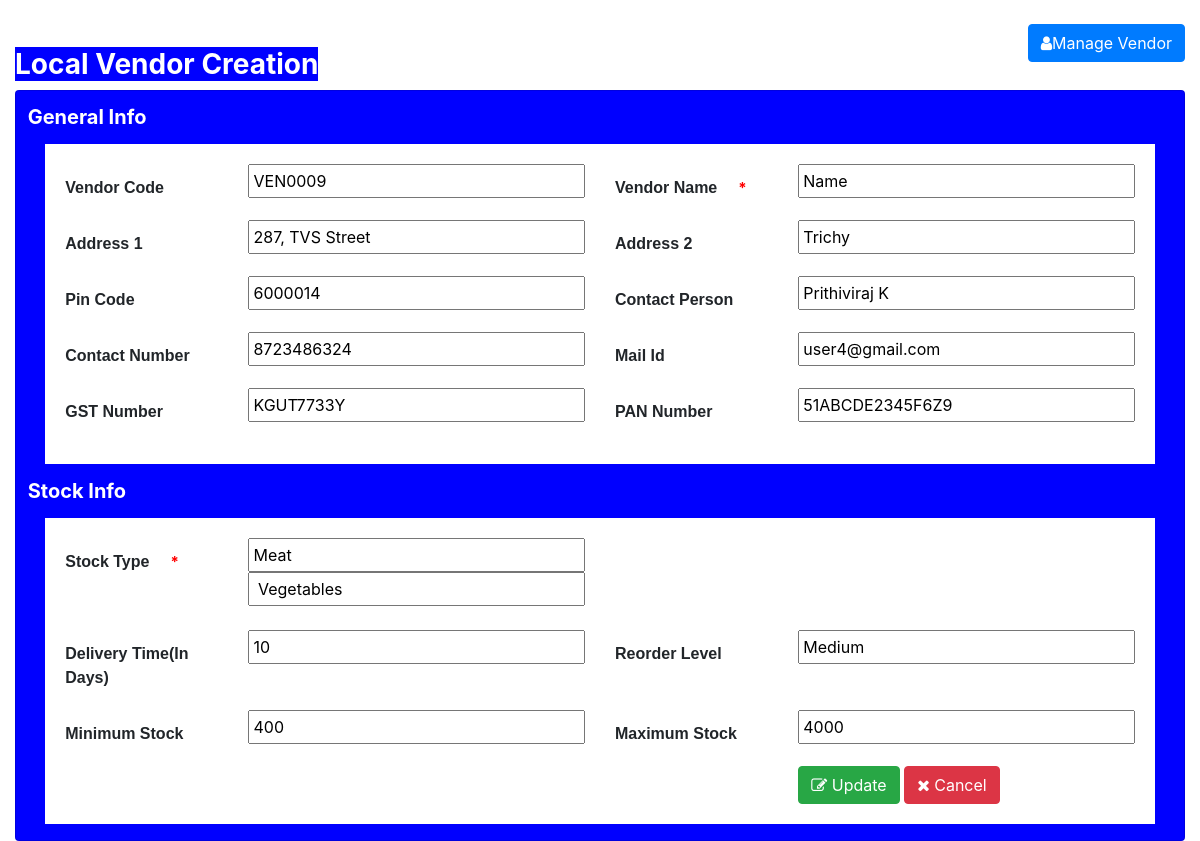
The app's page /php/updatevendor.php?vendorid=14 with its own data.
### tables this page shows
CREATE TABLE `vendordetails` (
  `vendorid` int(5) NOT NULL,
  `vendorcode` varchar(30) NOT NULL,
  `vendorname` varchar(30) NOT NULL,
  `address1` varchar(30) NOT NULL,
  `address2` varchar(30) NOT NULL,
  `pincode` int(10) NOT NULL,
  `contactperson` varchar(30) NOT NULL,
  `contact` varchar(30) NOT NULL,
  `mailid` varchar(50) NOT NULL,
  `gstnumber` varchar(30) NOT NULL,
  `pannumber` varchar(30) NOT NULL,
  `stocktype` varchar(100) NOT NULL,
  `deliverytime` varchar(30) NOT NULL,
  `reorderlevel` varchar(30) NOT NULL,
  `minimumstock` varchar(30) NOT NULL,
  `maximumstock` varchar(30) NOT NULL
);

### php/updatevendor.php (the view, shortened to what this page needs)
<?php
$mysqli = mysqli_connect("localhost", "root", "", "vendor") or die("Error in database connection".mysqli_error($mysqli));
if(isset($_GET["vendorid"]))
{
	$vendorid=$_GET["vendorid"];
$query="SELECT * FROM vendordetails WHERE vendorid='".$vendorid."' ";
$result=$mysqli->query($query);
if($result->num_rows>0){
	while($row=$result->fetch_assoc()){
		$vendorcode=$row["vendorcode"];
		$vendorname=$row["vendorname"];
		$address1=$row["address1"];
		$address2=$row["address2"];
		$pincode=$row["pincode"];
		$contactperson=$row["contactperson"];
		$contact=$row["contact"];
		$mailid=$row["mailid"];
		$gstnumber=$row["gstnumber"];
		$pannumber=$row["pannumber"];
		$stocktype=$row["stocktype"];
		$stocktypearray=explode(",", $stocktype);
		$deliverytime=$row["deliverytime"];
		$reorderlevel=$row["reorderlevel"];
		$minimumstock=$row["minimumstock"];
		$maximumstock=$row["maximumstock"];
	}
}
}
?>
<head>
<link rel="stylesheet" type="text/css" href="../css/bootstrap.css">
<link rel="stylesheet" type="text/css" href="../css/customstyle.css">
<link rel="stylesheet" href="https://use.fontawesome.com/releases/v5.6.3/css/all.css">
<link rel="stylesheet" href="https://cdnjs.cloudflare.com/ajax/libs/font-awesome/4.7.0/css/font-awesome.min.css">
</head>
<div class="container-fluid"><br>
<a href="managevendor.php"><button class="btn btn-primary float-right"><i class="fa fa-user"></i>Manage Vendor</button></a><br>
<h3><span class="bluehead">Local Vendor Creation</span></h3>
	<div class="card">
		<h5 class="card-title">General Info</h5>
		<form name="vendorform" action="updatevendor.php" method="POST">
		<div class="card-body">
			<div class="row">
				<div class="col-md-2">
					<label>Vendor Code</label>
				</div>
				<div class="col-md-4">
					<input type="text" id="vendorcode" name="vendorcode" value="<?php if(isset($vendorcode)){ echo $vendorcode; }?>">
				</div>
				<div class="col-md-2">
					<label>Vendor Name</label><span class="alert">*</span>
				</div>
				<div class="col-md-4">
					<input type="text"  id="vendorname" name="vendorname" value="<?php if(isset($vendorname)){ echo $vendorname; }?>">
				</div>
		    </div>
		    <div class="row">
				<div class="col-md-2">
					<label>Address 1</label>
				</div>
				<div class="col-md-4">
					<input type="text"  id="address1" name="address1" value="<?php if(isset($address1)){ echo $address1; }?>">
				</div>
				<div class="col-md-2">
					<label>Address 2</label>
				</div>
				<div class="col-md-4">
					<input type="text"  id="address2" name="address2" value="<?php if(isset($address2)){ echo $address2; }?>">
				</div>
		    </div>
		    <div class="row">
				<div class="col-md-2">
					<label>Pin Code</label>
				</div>
				<div class="col-md-4">
					<input type="text"  id="pincode" name="pincode" value="<?php if(isset($pincode)){ echo $pincode; }?>">
				</div>
				<div class="col-md-2">
					<label>Contact Person</label>
				</div>
				<div class="col-md-4">
					<input type="text"  id="contactperson" name="contactperson" value="<?php if(isset($contactperson)){ echo $contactperson; }?>">
				</div>
		    </div>
            <div class="row">
				<div class="col-md-2">
					<label>Contact Number</label>
				</div>
				<div class="col-md-4">
					<input type="text"  id="contact" name="contact" value="<?php if(isset($contact)){ echo $contact; }?>">
				</div>
				<div class="col-md-2">
					<label>Mail Id</label>
				</div>
				<div class="col-md-4">
					<input type="text" id="mailid" name="mailid" value="<?php if(isset($mailid)){ echo $mailid; }?>">
				</div>
		    </div>
		     <div class="row">
				<div class="col-md-2">
					<label>GST Number</label>
				</div>
				<div class="col-md-4">
					<input type="text"  id="gstnumber" name="gstnumber" value="<?php if(isset($gstnumber)){ echo $gstnumber; }?>">
				</div>
				<div class="col-md-2">
					<label>PAN Number</label>
				</div>
				<div class="col-md-4">
					<input type="text" id="pannumber" name="pannumber" value="<?php if(isset($pannumber)){ echo $pannumber; }?>">
				</div>
		    </div>
        </div>
		<h5 class="card-title">Stock Info</h5>
		<div class="card-body">
			<div class="row">
				<div class="col-md-2">
					<label>Stock Type</label><span class="alert">*</span>
				</div>
				<div class="col-md-4" id="stockfield">
				<?php foreach ($stocktypearray as $stocktype) { ?>
					<input type="text"  id="stocktype" name="stocktype[]" value="<?php if(isset($stocktype)){ echo $stocktype; }?>
					">
				<?php } ?>
					<div id="stockadd"></div><br>
			</div>
				<div class="col-md-6">
				</div>
		    </div>
		    <div class="row">
				<div class="col-md-2">
					<label>Delivery Time(In Days)</label>
				</div>
				<div class="col-md-4">
					<input type="text" id="deliverytime" name="deliverytime" value="<?php if(isset($deliverytime)){ echo $deliverytime; }?>">
				</div>
				<div class="col-md-2">
					<label>Reorder Level</label>
				</div>
				<div class="col-md-4">
					<input type="text"  id="reorderlevel" name="reorderlevel" value="<?php if(isset($reorderlevel)){ echo $reorderlevel; }?>">
				</div>
		    </div>
		    <div class="row">
		    	<div class="col-md-2">
					<label>Minimum Stock</label>
				</div>
				<div class="col-md-4">
					<input type="text" id="minimumstock" name="minimumstock" value="<?php if(isset($minimumstock)){ echo $minimumstock; }?>">
				</div>
				<div class="col-md-2">
					<label>Maximum Stock</label>
				</div>
				<div class="col-md-4">
					<input type="text"  id="maximumstock" name="maximumstock" value="<?php if(isset($maximumstock)){ echo $maximumstock; }?>">
				</div>
			</div>
		    <div class="row">
		    	<div class="col-md-4">
		    	</div>
		    	<div class="col-md-4">
		    	</div>
		    	<div class="col-md-4">
                <button type="submit" id="submitbtn" name="submitbtn" class="btn btn-success"><i class="fa fa-edit"></i>&nbspUpdate</button>
		    	<button type="reset" id="cancel" class="btn btn-danger"><i class="fa fa-close"></i>&nbspCancel</button>
		    	</div>
			</div>
        </div>
    </form>
</div>
</div>

### css/customstyle.css (style rules this page uses)
.card { background-color: blue; width: 100%; }
.card-body { background-color: white; width:95%; margin: auto; margin-top: none; }
.card-title { color:white; padding: 3px 0; margin-left: 1%; margin-top: 1%; font-weight: bold; }
.bluehead { background-color: blue; color: white; font-weight: bold; }
label { padding: 12px 0; font-family: sans-serif; font-weight: bold; }
input { padding:3px; width:100%; }
.alert { color:red; font-weight: bold; font-size: 15px; }

### records on screen
vendordetails: vendorcode "VEN0009", vendorname "Name", address1 "287, TVS Street", address2 "Trichy", pincode "6000014", contactperson "Prithiviraj K", contact "8723486324", mailid "user4@gmail.com", gstnumber "KGUT7733Y", pannumber "51ABCDE2345F6Z9", stocktype "Meat", stocktype "Vegetables", deliverytime "10", reorderlevel "Medium", minimumstock "400", maximumstock "4000"
